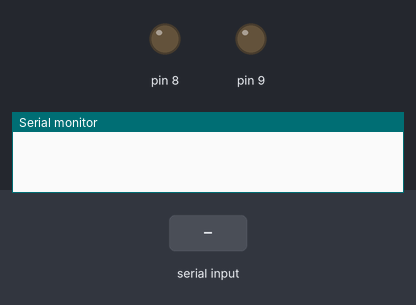
A sketch run on a simulated Arduino Uno, built with avr-gcc and run on an emulated ATmega328P. Parts: output pins drawn as LEDs (lit = HIGH), the last lines printed to the serial monitor. The inputs (shaded band) are chosen by the test bench.

Above: at 1.2 s.
1.3 s: "a" received over Serial
At 2.5 s:
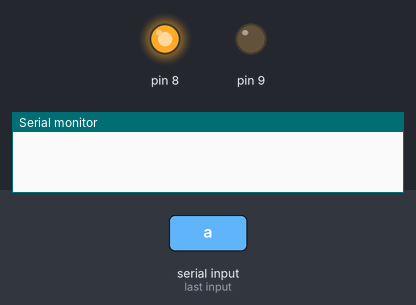
2.8 s: "b" received over Serial
At 5.5 s:
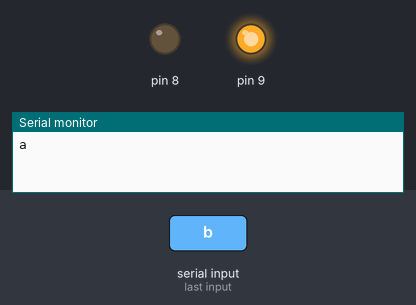
Timing chart, 0 to 8.9 s (numbered marks = the images above; inputs shaded):
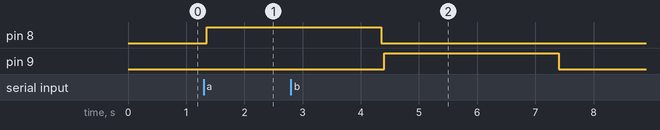

Measured:
- after the input at 1.3 s, pin 8: LOW → HIGH after 0.05 s
- after the input at 2.8 s, pin 9: LOW → HIGH after 1.6 s, → LOW 3.0 s later

The sketch:

door_lock_hc_05.ino
```cpp
// door lock sys hc 05 Kiwano Reasearch and Innovation Er Ravi Borkar

void setup() {
Serial.begin(9600);
 pinMode(8, OUTPUT);
 pinMode(9, OUTPUT);
 }

void loop() {

 if(Serial.available()>0)
   {
      char data= Serial.read();
      switch(data)
      {
        case 'a': digitalWrite(8, HIGH);
        delay(3000);
        digitalWrite(8, LOW);break;
        case 'b': digitalWrite(9, HIGH);
        delay(3000);
        digitalWrite(9, LOW);break;
        default : break;
      }
      Serial.println(data);
   }
   delay(50);
}
```
